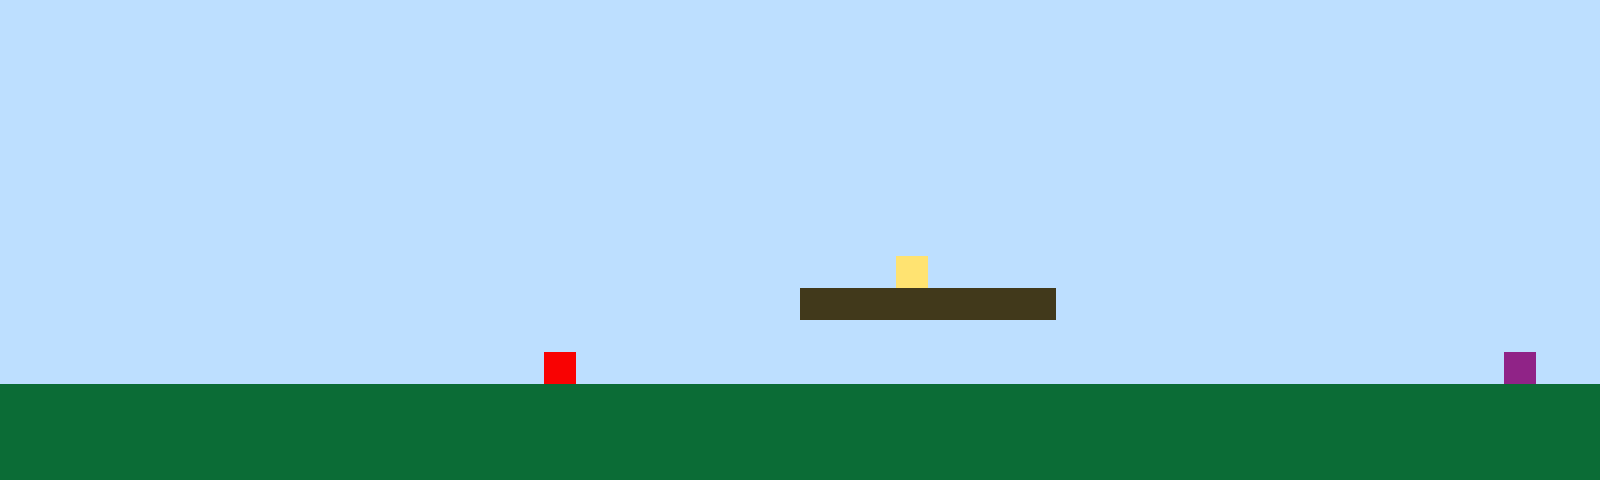

A 2D game scene composited from a Tiled map and its tileset images. What follows is a short description and the map's XML, with every tile layer's data as written:
An orthogonal 50x15 tile map with 32x32 px tiles, 1 tile layer (Tile Layer 1).

<map version="1.10" tiledversion="1.11.2" orientation="orthogonal" renderorder="right-up" width="50" height="15" tilewidth="32" tileheight="32" infinite="0" nextlayerid="2" nextobjectid="1"><editorsettings><export target="map1.csv" format="csv" /></editorsettings><tileset firstgid="1" name="sprites" tilewidth="32" tileheight="32" tilecount="6" columns="3"><image source="sprites.png" width="96" height="64" /></tileset><layer id="1" name="Tile Layer 1" width="50" height="15"><data encoding="csv">1,1,1,1,1,1,1,1,1,1,1,1,1,1,1,1,1,1,1,1,1,1,1,1,1,1,1,1,1,1,1,1,1,1,1,1,1,1,1,1,1,1,1,1,1,1,1,1,1,1,1,1,1,1,1,1,1,1,1,1,1,1,1,1,1,1,1,1,1,1,1,1,1,1,1,1,1,1,1,1,1,1,1,1,1,1,1,1,1,1,1,1,1,1,1,1,1,1,1,1,1,1,1,1,1,1,1,1,1,1,1,1,1,1,1,1,1,1,1,1,1,1,1,1,1,1,1,1,1,1,1,1,1,1,1,1,1,1,1,1,1,1,1,1,1,1,1,1,1,1,1,1,1,1,1,1,1,1,1,1,1,1,1,1,1,1,1,1,1,1,1,1,1,1,1,1,1,1,1,1,1,1,1,1,1,1,1,1,1,1,1,1,1,1,1,1,1,1,1,1,1,1,1,1,1,1,1,1,1,1,1,1,1,1,1,1,1,1,1,1,1,1,1,1,1,1,1,1,1,1,1,1,1,1,1,1,1,1,1,1,1,1,1,1,1,1,1,1,1,1,1,1,1,1,1,1,1,1,1,1,1,1,1,1,1,1,1,1,1,1,1,1,1,1,1,1,1,1,1,1,1,1,1,1,1,1,1,1,1,1,1,1,1,1,1,1,1,1,1,1,1,1,1,1,1,1,1,1,1,1,1,1,1,1,1,1,1,1,1,1,1,1,1,1,1,1,1,1,1,1,1,1,1,1,1,1,1,1,1,1,1,1,1,1,1,1,1,1,1,1,1,1,1,1,1,1,1,1,1,1,1,1,1,1,1,1,1,1,1,1,1,1,1,1,1,1,1,1,1,1,1,1,1,1,1,1,1,1,1,1,1,1,1,1,1,1,1,1,1,1,1,1,1,1,1,1,1,1,1,1,1,1,1,1,1,1,1,1,1,1,1,1,1,1,1,1,1,1,4,1,1,1,1,1,1,1,1,1,1,1,1,1,1,1,1,1,1,1,1,1,1,1,1,1,1,1,1,1,1,1,1,1,1,1,1,1,1,1,1,1,1,1,1,1,1,3,3,3,3,3,3,3,3,1,1,1,1,1,1,1,1,1,1,1,1,1,1,1,1,1,1,1,1,1,1,1,1,1,1,1,1,1,1,1,1,1,1,1,1,1,1,1,1,1,1,1,1,1,1,1,1,1,1,1,1,1,1,1,1,1,1,1,1,1,1,1,1,1,1,1,1,1,1,1,1,1,1,1,1,1,1,1,1,1,1,1,1,5,1,1,1,1,1,1,1,1,1,1,1,1,1,1,1,1,1,1,1,1,1,1,1,1,1,1,1,1,1,6,1,1,2,2,2,2,2,2,2,2,2,2,2,2,2,2,2,2,2,2,2,2,2,2,2,2,2,2,2,2,2,2,2,2,2,2,2,2,2,2,2,2,2,2,2,2,2,2,2,2,2,2,2,2,2,2,2,2,2,2,2,2,2,2,2,2,2,2,2,2,2,2,2,2,2,2,2,2,2,2,2,2,2,2,2,2,2,2,2,2,2,2,2,2,2,2,2,2,2,2,2,2,2,2,2,2,2,2,2,2,2,2,2,2,2,2,2,2,2,2,2,2,2,2,2,2,2,2,2,2,2,2,2,2,2,2,2,2,2,2,2,2,2,2,2,2,2,2,2,2,2,2</data></layer></map>
